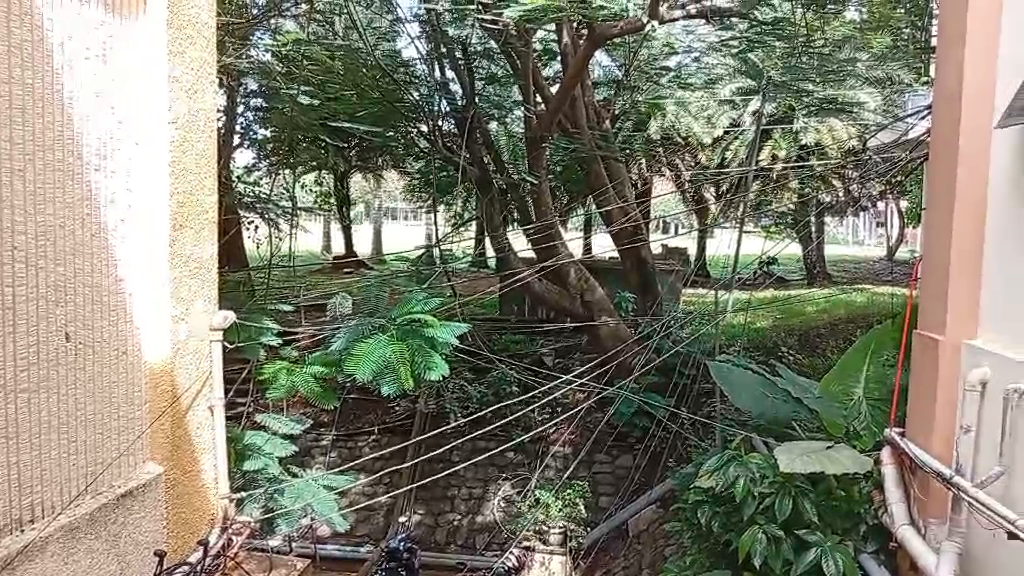
#> input picture frame 38 of CarlaJaneLagan-FinalExer4/my_test_video.mp4, 1024 x 576 px
$ python CarlaJaneLagan_Exer4.py
#> lines starting #> are read from the running program, lines starting #| are printed output that depends on the picture
import cv2
import numpy as np
import math

def process_night_vision(input_path, output_path, add_scan_lines=True, noise_level=10):
#> called with input_path = 'my_test_video.mp4', add_scan_lines = True, noise_level = 15
    cap = cv2.VideoCapture(input_path)
    if not cap.isOpened():
        print(f"Error: Could not open video {input_path}")
        return

    fps = cap.get(cv2.CAP_PROP_FPS)
    width = int(cap.get(cv2.CAP_PROP_FRAME_WIDTH))
    height = int(cap.get(cv2.CAP_PROP_FRAME_HEIGHT))
    total_frames = int(cap.get(cv2.CAP_PROP_FRAME_COUNT))

    fourcc = cv2.VideoWriter_fourcc(*'mp4v')
    out = cv2.VideoWriter(output_path, fourcc, fps, (width, height), isColor=True)

    frame_idx = 0
    scan_line_period = 3

    while cap.isOpened():
        ret, frame = cap.read()
#> frame is the input picture: shape (576, 1024, 3); mean B, G, R 114.4, 130, 131.8
        if not ret:
            break

        gray_frame = cv2.cvtColor(frame, cv2.COLOR_BGR2GRAY)
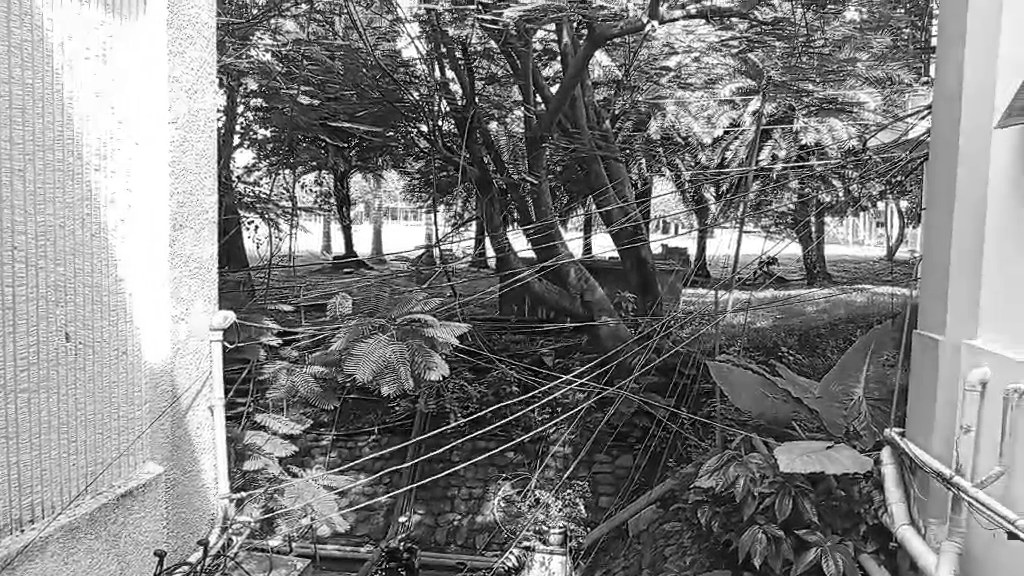
#> gray_frame: shape (576, 1024); min 0, max 255, mean 128.8
        progress = frame_idx / total_frames
        alpha = 1.2 + 0.2 * math.sin(2 * math.pi * progress * 0.5)
        beta = 10
        adjusted_gray = cv2.convertScaleAbs(gray_frame, alpha=alpha, beta=beta)
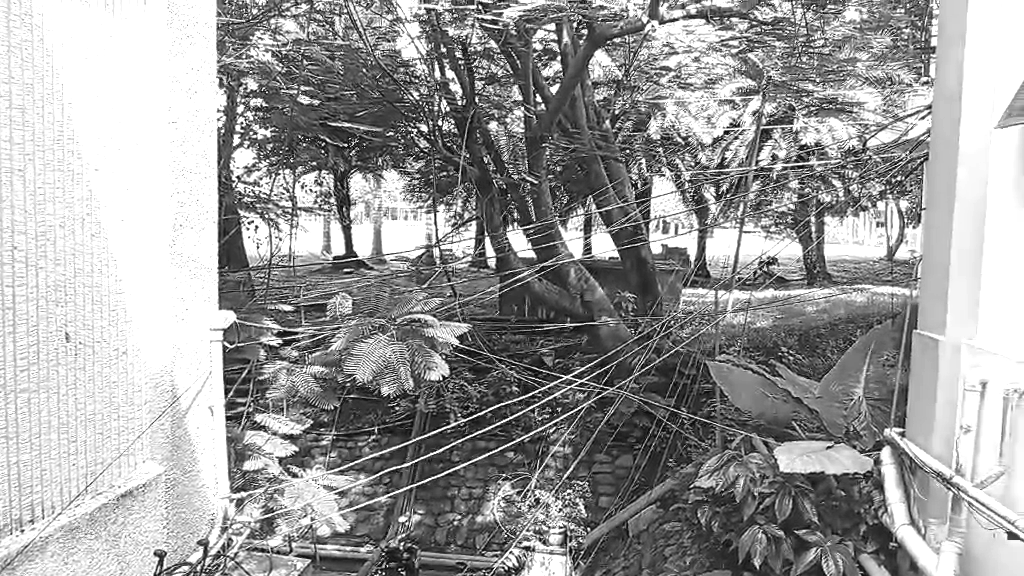
#> adjusted_gray: shape (576, 1024); min 10, max 255, mean 157.3
        night_vision = np.zeros_like(frame)
        night_vision[:, :, 1] = adjusted_gray
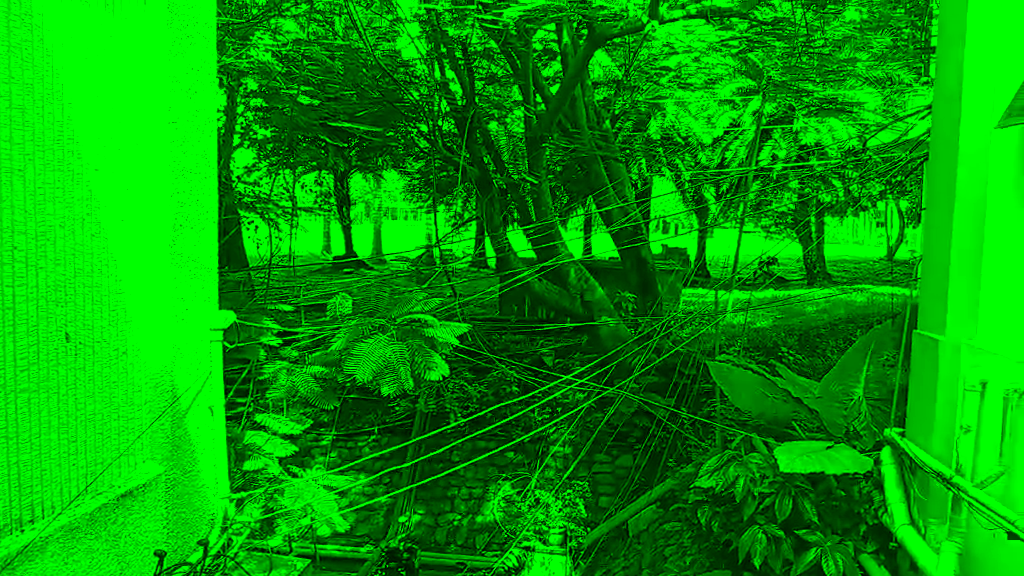
#> night_vision: shape (576, 1024, 3); mean of channels 0, 1, 2 0, 157.3, 0; drawn as B, G, R
        noise = np.random.normal(0, noise_level, adjusted_gray.shape).astype(np.int16)
        night_vision[:, :, 1] = np.clip(night_vision[:, :, 1].astype(np.int16) + noise, 0, 255).astype(np.uint8)

        if add_scan_lines and frame_idx % scan_line_period == 0:
            for y in range(0, height, 20):
                if y < height:
                    night_vision[y:y+2, :, :] = night_vision[y:y+2, :, :] // 3
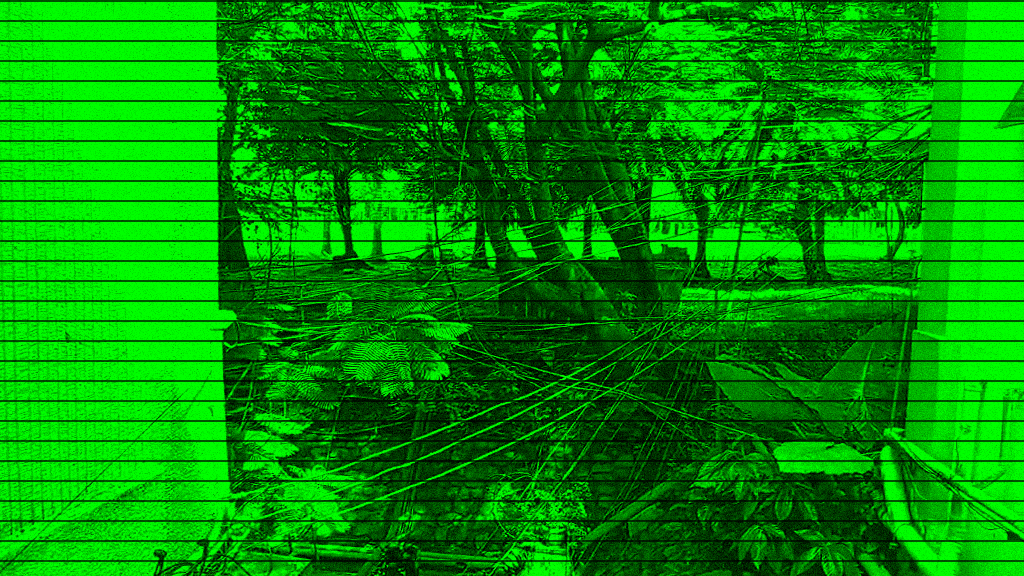
#> night_vision: shape (576, 1024, 3); mean of channels 0, 1, 2 0, 145.5, 0; drawn as B, G, R

        Y, X = np.ogrid[:height, :width]
        center_y, center_x = height // 2, width // 2
        dist_from_center = np.sqrt((X - center_x)**2 + (Y - center_y)**2)
        max_dist = np.sqrt(center_x**2 + center_y**2)
        norm_dist = dist_from_center / max_dist
        vignette = 1 - 0.3 * norm_dist**2
        night_vision[:, :, 1] = np.clip(night_vision[:, :, 1] * vignette, 0, 255).astype(np.uint8)
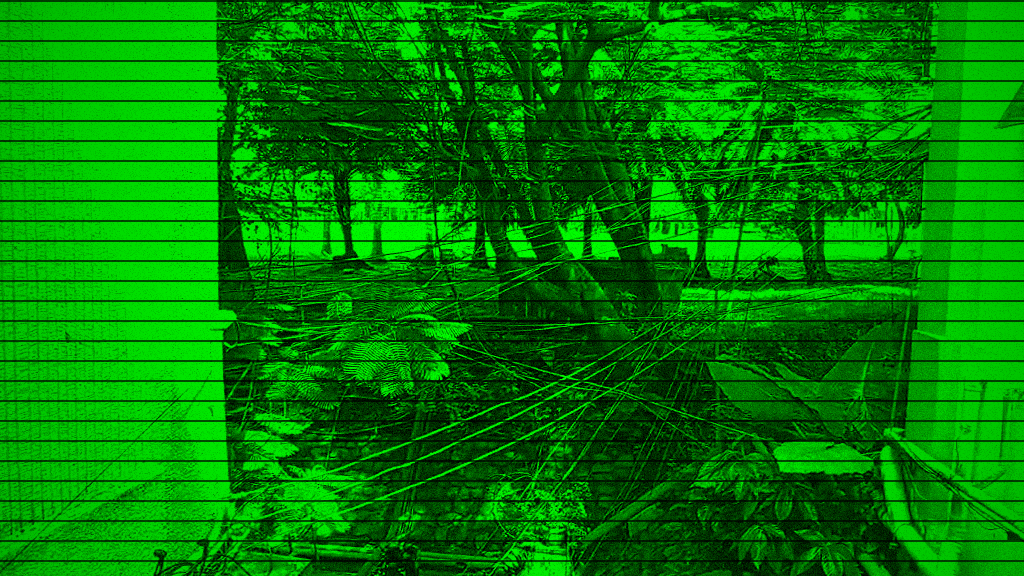
#> night_vision: shape (576, 1024, 3); mean of channels 0, 1, 2 0, 127.6, 0; drawn as B, G, R

        out.write(night_vision)
        frame_idx += 1

        if frame_idx % 30 == 0:
            print(f"Processing: {frame_idx}/{total_frames} frames ({frame_idx/total_frames*100:.1f}%)")

    cap.release()
    out.release()
    print(f"Finished processing night vision effect. Output saved to: {output_path}")

input_path = 'my_test_video.mp4'

process_night_vision(
    input_path,
    'transformed_video_exer4_with_scanlines.mp4',
    add_scan_lines=True,
    noise_level=15
)

process_night_vision(
    input_path,
    'transformed_video_exer4.mp4',
    add_scan_lines=False,
    noise_level=10
)

$ run again, starting later in the video
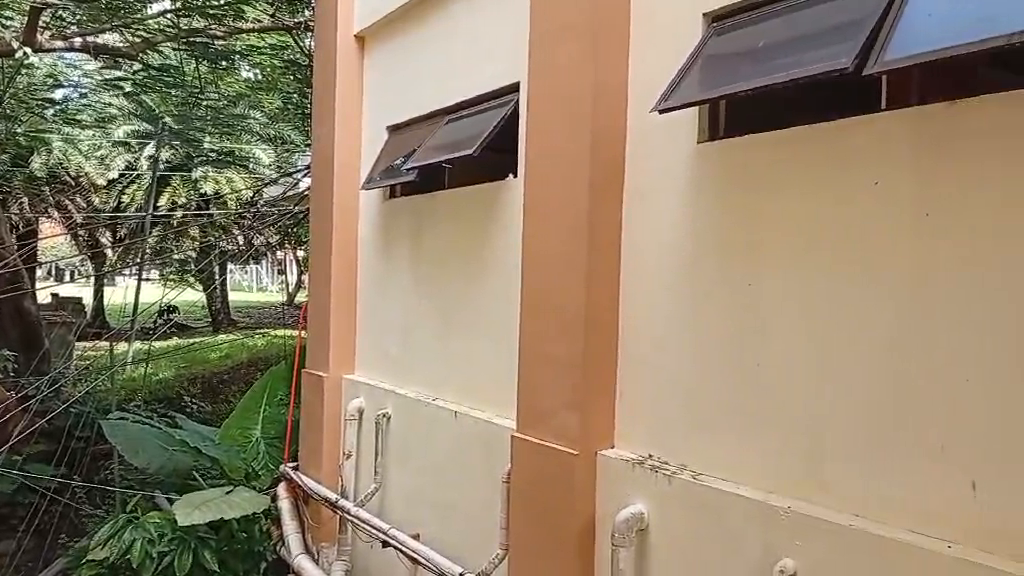
#> input picture frame 175 of CarlaJaneLagan-FinalExer4/my_test_video.mp4, 1024 x 576 px
#> in process_night_vision, frame is the input picture: shape (576, 1024, 3); mean B, G, R 108.1, 131.9, 147.6
#> after the loop in process_night_vision, `for y in range(0, height, 20):`:
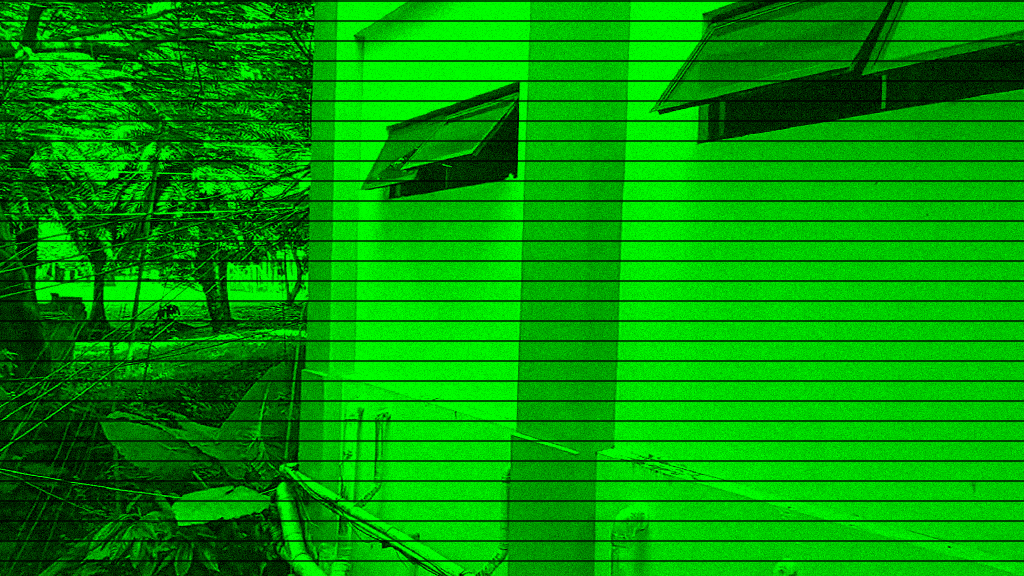
#> night_vision: shape (576, 1024, 3); mean of channels 0, 1, 2 0, 157.6, 0; drawn as B, G, R
#> in process_night_vision, `night_vision[:, :, 1] = np.clip(night_vision[:, :, 1] * vignette, 0, 2..`:
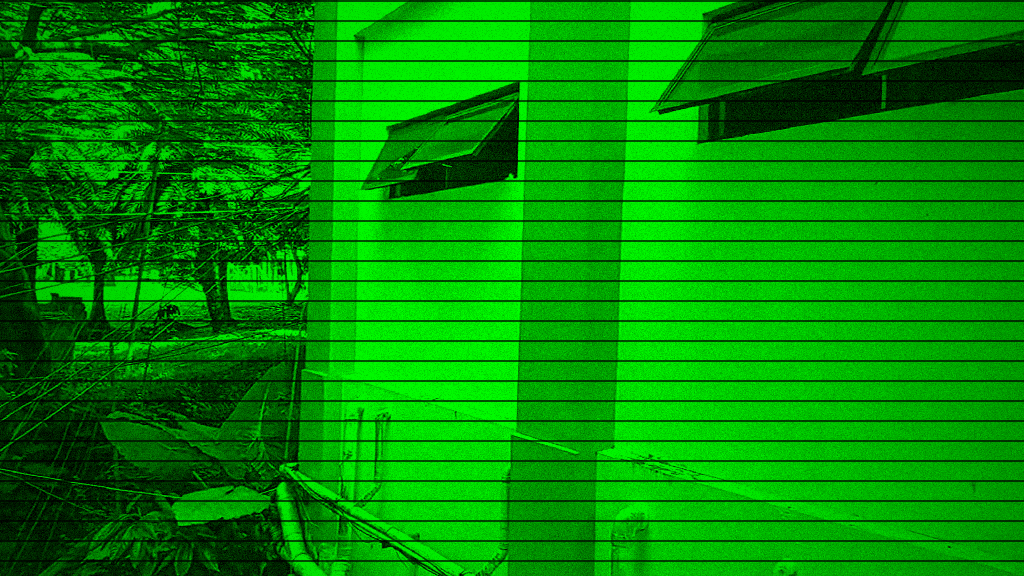
#> night_vision: shape (576, 1024, 3); mean of channels 0, 1, 2 0, 142.9, 0; drawn as B, G, R

$ run again, starting later in the video
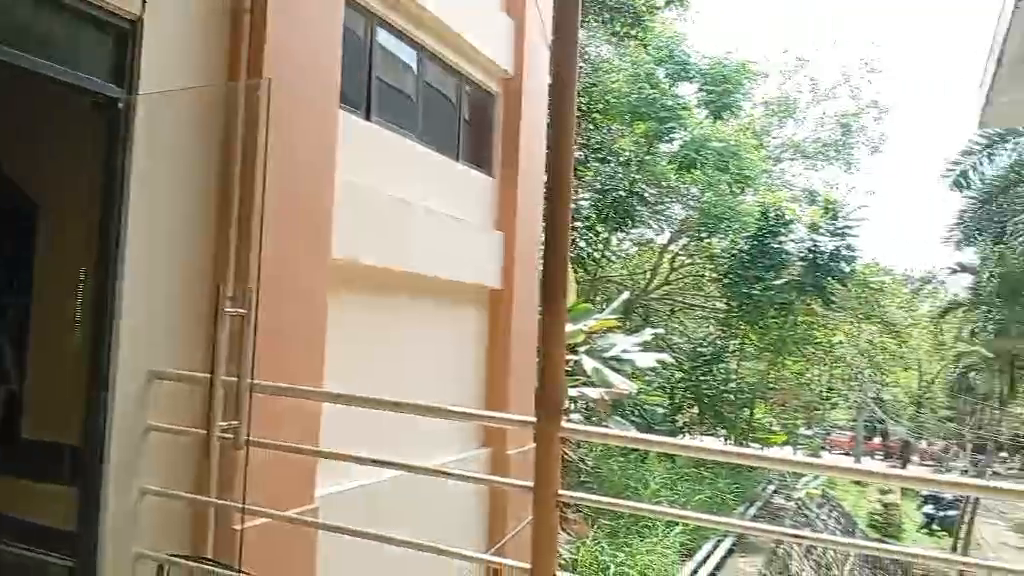
#> input picture frame 311 of CarlaJaneLagan-FinalExer4/my_test_video.mp4, 1024 x 576 px
#> in process_night_vision, frame is the input picture: shape (576, 1024, 3); mean B, G, R 127.2, 150.9, 154.3
#> after the loop in process_night_vision, `for y in range(0, height, 20):`:
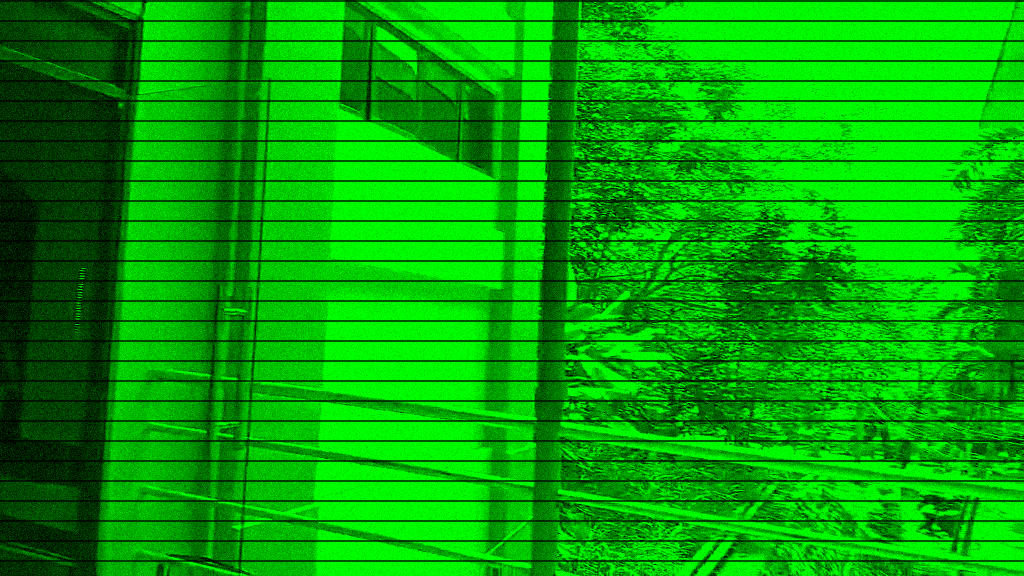
#> night_vision: shape (576, 1024, 3); mean of channels 0, 1, 2 0, 166.7, 0; drawn as B, G, R
#> in process_night_vision, `night_vision[:, :, 1] = np.clip(night_vision[:, :, 1] * vignette, 0, 2..`:
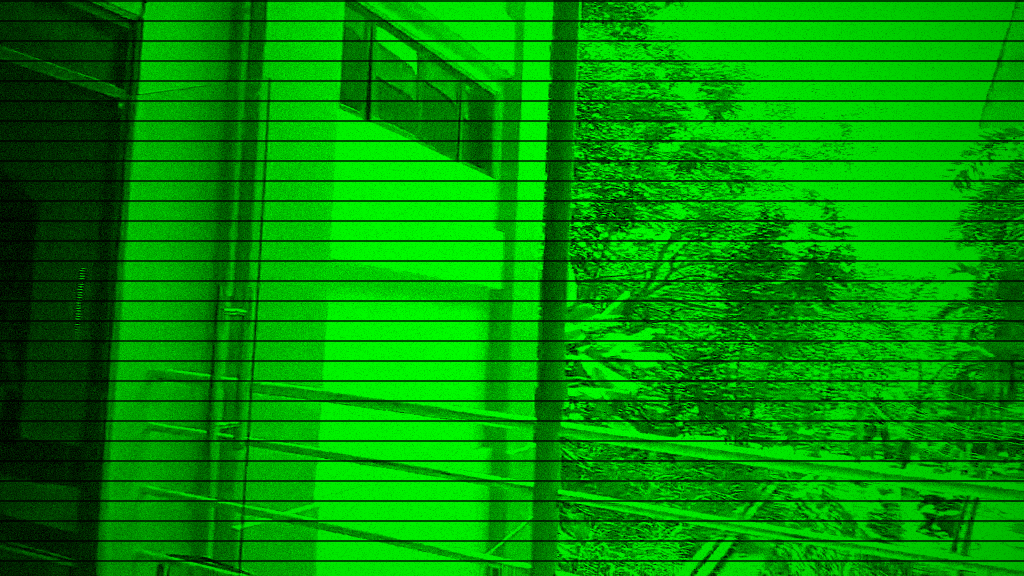
#> night_vision: shape (576, 1024, 3); mean of channels 0, 1, 2 0, 150.9, 0; drawn as B, G, R
